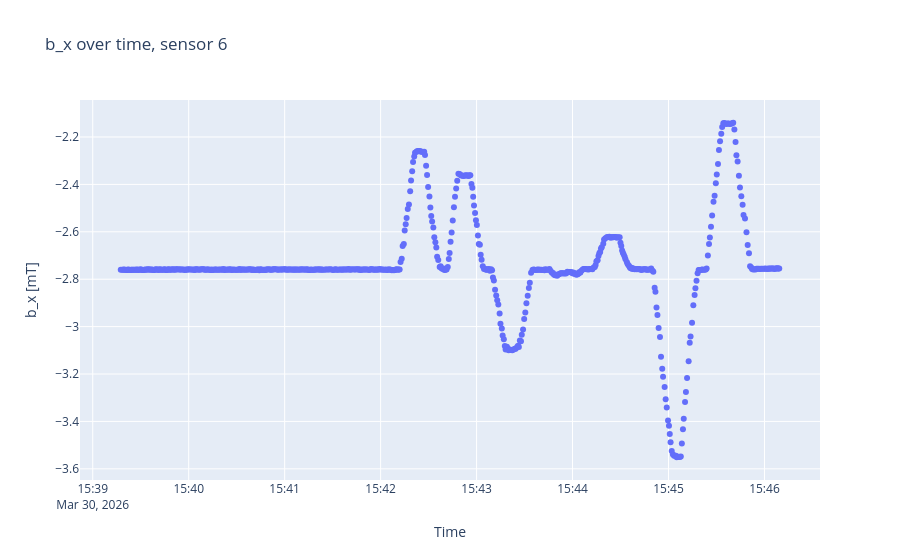
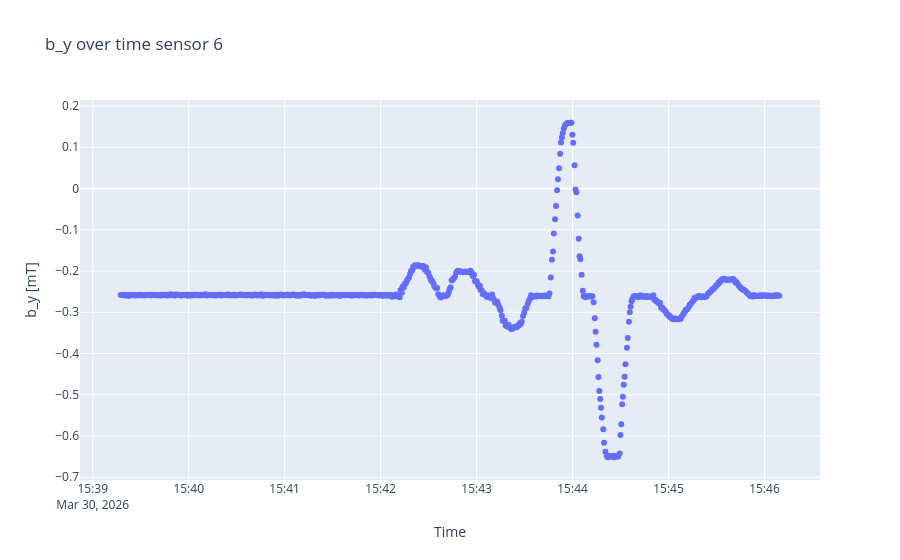

Notebook code for these charts, in order:
### Code cell
sensorplots(B3, timestamps3, 6)

### Figure 1 — Plotly figure (JSON) as saved in the notebook; plotly's stock layout.template omitted (floating-point values rounded to 4 significant figures; data arrays with more than 128 entries replaced by an {"elided": "..."} marker saying what was removed)
{"data": [{"mode": "markers", "type": "scatter", "x": {"elided": "652 str values"}, "y": {"elided": "652 float values"}}], "layout": {"title": {"text": "b_x over time, sensor 6"}, "xaxis": {"title": {"text": "Time"}}, "yaxis": {"scaleanchor": "y", "title": {"text": "b_x [mT]"}}}}

### Figure 2 — Plotly figure (JSON) as saved in the notebook; plotly's stock layout.template omitted (floating-point values rounded to 4 significant figures; data arrays with more than 128 entries replaced by an {"elided": "..."} marker saying what was removed)
{"data": [{"mode": "markers", "type": "scatter", "x": {"elided": "652 str values"}, "y": {"elided": "652 float values"}}], "layout": {"title": {"text": "b_y over time sensor 6"}, "xaxis": {"title": {"text": "Time"}}, "yaxis": {"scaleanchor": "y", "title": {"text": "b_y [mT]"}}}}
